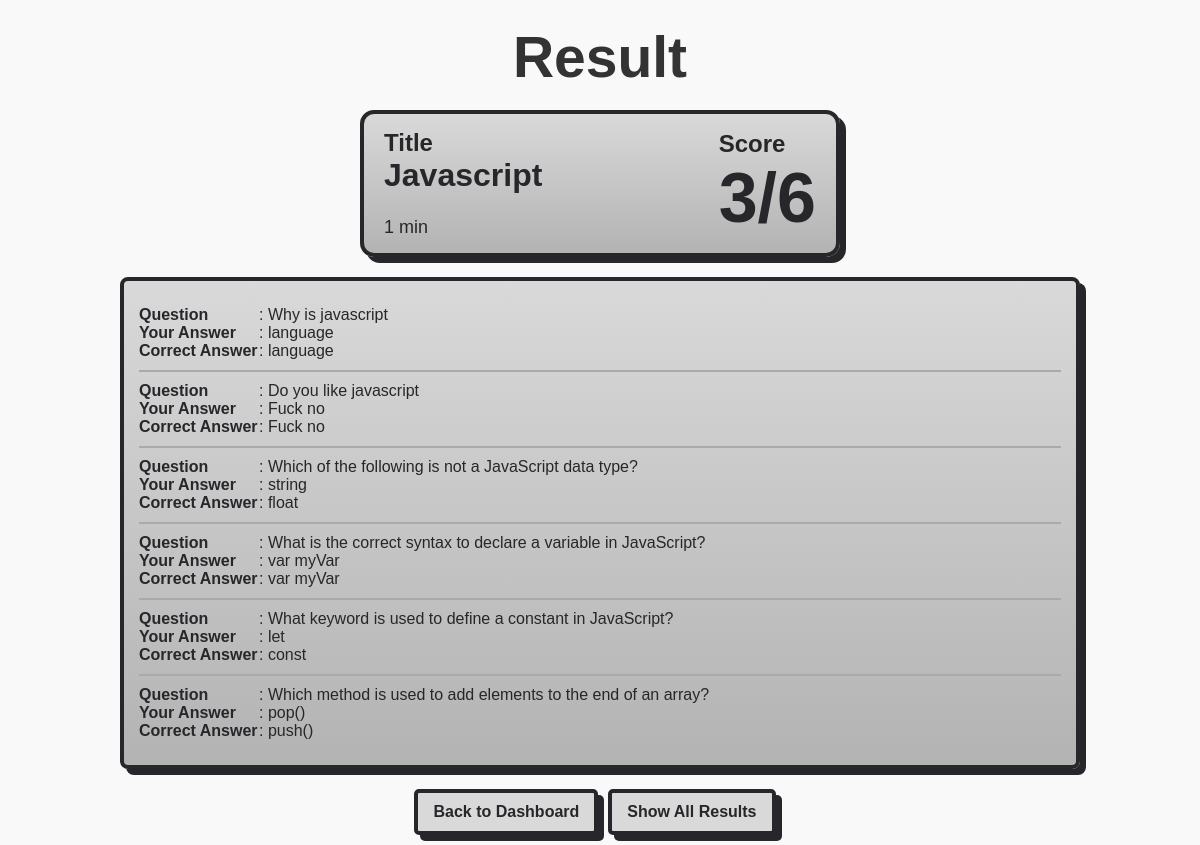
/student/result/9/ (signed in), run on the app's committed database.
### core/models.py (models this page shows, shortened)
class QuizDetails(models.Model):
    quiz_id = models.AutoField(primary_key=True)
    quiz_title = models.CharField(max_length=150)
    quiz_rules = models.TextField()
    quiz_createdBy = models.ForeignKey(UserDetails, on_delete=models.CASCADE)
    subject = models.ForeignKey(SubjectMaster, on_delete=models.CASCADE)
    course = models.ForeignKey(CourseDetails, on_delete=models.CASCADE)
    quiz_duration = models.PositiveIntegerField(default=30, help_text="Duration in minutes")  # New field, motherfucker
    quiz_isAct = models.BooleanField(default=True)

class QuestionMaster(models.Model):
    question_id = models.AutoField(primary_key=True)
    question_text = models.TextField()
    quiz = models.ForeignKey(QuizDetails, on_delete=models.CASCADE)
    question_isAct = models.BooleanField(default=True)

class OptionMaster(models.Model):
    option_id = models.AutoField(primary_key=True)
    option_text = models.TextField()
    question = models.ForeignKey(QuestionMaster, on_delete=models.CASCADE)
    option_isCorrect = models.BooleanField(default=False)

### student/views.py (the view)
# urls.py: path('result/<int:quiz_id>/', views.single_quiz_result, name='single_quiz_result'),
@login_required
def single_quiz_result(request, quiz_id):
    user = request.user
    if user.role.role_name != 'student':
        return redirect('dashboard')
    quiz = get_object_or_404(QuizDetails, quiz_id=quiz_id, course=user.course)
    responses = UserResponsesDetails.objects.filter(user=user, question__quiz=quiz).select_related('question__quiz', 'option')
    if not responses.exists():
        return redirect('student_dashboard')
    questions = QuestionMaster.objects.filter(quiz=quiz, question_isAct=True).prefetch_related('optionmaster_set')
    score = sum(1 for r in responses if r.option.option_isCorrect)
    total_questions = questions.count()
    quiz_duration = quiz.quiz_duration
    start_time = responses.first().response_date
    end_time = responses.last().response_date
    time_taken_seconds = (end_time - start_time).total_seconds()
    time_taken_minutes = round(time_taken_seconds / 60, 2)
    question_details = []
    for question in questions:
        user_response = responses.filter(question=question).first()
        selected_answer = user_response.option.option_text if user_response else "No answer selected"
        try:
            correct_answer = question.optionmaster_set.get(option_isCorrect=True).option_text
        except OptionMaster.DoesNotExist:
            correct_answer = "No correct answer set"
        question_details.append({
            'question_text': question.question_text,
            'selected_answer': selected_answer,
            'correct_answer': correct_answer,
            'is_correct': selected_answer == correct_answer if user_response else False
        })
    return render(request, 'student/single_result.html', {
        'quiz': quiz,
        'score': score,
        'total_questions': total_questions,
        'quiz_duration': quiz_duration,
        'time_taken': time_taken_minutes,
        'questions': question_details
    })

### templates/student/single_result.html (shortened to what this page needs)
{% extends 'base.html' %}
{% block content %}
    <main>
        <div class="titl">
            <h2>Result</h2>
        </div>
        <div class="result-card">
            <div class="result-header">
                <div>
                    <h2>Title</h2>
                    <h3 class="quiz-title">{{ quiz.quiz_title }}</h3>
                    <br>
                    <div class="quiz-time">{{ quiz_duration }} min</div>
                </div>
                <div>
                    <h2>Score</h2>
                <div class="quiz-score">{{ score }}/{{ total_questions }}</div>
                </div>
            </div>
        </div>
        <div class="questions-card">
            {% for q in questions %}
                <div class="question-item">
                    <div><span class="question-label">Question</span>: {{ q.question_text }}</div>
                    <div><span class="question-label">Your Answer</span>: {{ q.selected_answer }}</div>
                    <div><span class="question-label">Correct Answer</span>: {{ q.correct_answer }}</div>
                </div>
            {% empty %}
                <div class="question-item">No questions answered</div>
            {% endfor %}
        </div>
        <div class="btns">
            <a href="{% url 'student_dashboard' %}" class="btnLogin">Back to Dashboard</a>
        <a href="{% url 'quiz_results' %}" class="btnLogin">Show All Results</a>
        </div>
    </main>
{% endblock %}

### static/css/style.css (style rules this page uses)
* { margin: 0; padding: 0; box-sizing: border-box; }
html, body { width: 100%; font-family: "ceira", sans-serif; color: hsl(240, 5%, 16%); background-color: #f9f9f9; }
main { width: 80%; margin: 0 auto; padding-top: 2%; }

### static/css/single_result.css (style rules this page uses)
* { font-family: Arial, sans-serif; }
.titl { width: 100%; text-align: center; justify-content: center; font-size: 38px; margin-bottom: 20px; color: #333; }
.result-card { width: 50%; background: linear-gradient(to bottom, #d9d9d9, #b3b3b3); border-radius: 14px; border: 4px solid hsl(240, 5%, 16%); box-shadow: 6px 6px 0 hsl(240, 5%, 16%); padding: 15px 20px; position: relative; overflow: hidden; margin: 0 auto; margin-bottom: 20px; }
.result-header { display: flex; justify-content: space-between; align-items: center; }
.quiz-title { font-size: 32px; font-weight: bold; margin: 0; }
.quiz-time { font-size: 18px; margin-top: 5px; }
.quiz-score { font-size: 70px; font-weight: bold; text-align: right; }
.questions-card { background: linear-gradient(to bottom, #d9d9d9, #b3b3b3); border-radius: 8px; border: 4px solid hsl(240, 5%, 16%); box-shadow: 6px 6px 0 hsl(240, 5%, 16%); margin-bottom: 20px; padding: 15px; }
.question-item { padding: 10px 0; border-bottom: 2px solid #aaa; }
.question-item:last-child { border-bottom: none; }
.question-label { font-weight: bold; display: inline-block; width: 120px; }
.btns { display: flex; justify-content: center; align-items: center; }
.btnLogin { border-radius: 5px; border: 4px solid hsl(240, 5%, 16%); box-shadow: 6px 6px 0 hsl(240, 5%, 16%); background-color: #d9d9d9; color: hsl(240, 5%, 16%); padding: 10px 15px; text-decoration: none; margin: 0 10px 10px 0; font-weight: bold; transition: all 0.3s ease; }

### data on the page
QuizDetails: quiz_title "Javascript"
QuestionMaster: question_text "Why is javascript"
OptionMaster: selected_answer "language", correct_answer "language"
QuestionMaster: question_text "Do you like javascript"
OptionMaster: selected_answer "Fuck no", correct_answer "Fuck no"
QuestionMaster: question_text "Which of the following is not a JavaScript data type?"
OptionMaster: selected_answer "string"
OptionMaster: correct_answer "float"
QuestionMaster: question_text "What is the correct syntax to declare a variable in JavaScript?"
OptionMaster: selected_answer "var myVar", correct_answer "var myVar"
QuestionMaster: question_text "What keyword is used to define a constant in JavaScript?"
OptionMaster: selected_answer "let"
OptionMaster: correct_answer "const"
QuestionMaster: question_text "Which method is used to add elements to the end of an array?"
OptionMaster: selected_answer "pop()"
OptionMaster: correct_answer "push()"

### other printed values
{{ quiz_duration }} "1"
{{ score }} "3"
{{ total_questions }} "6"
